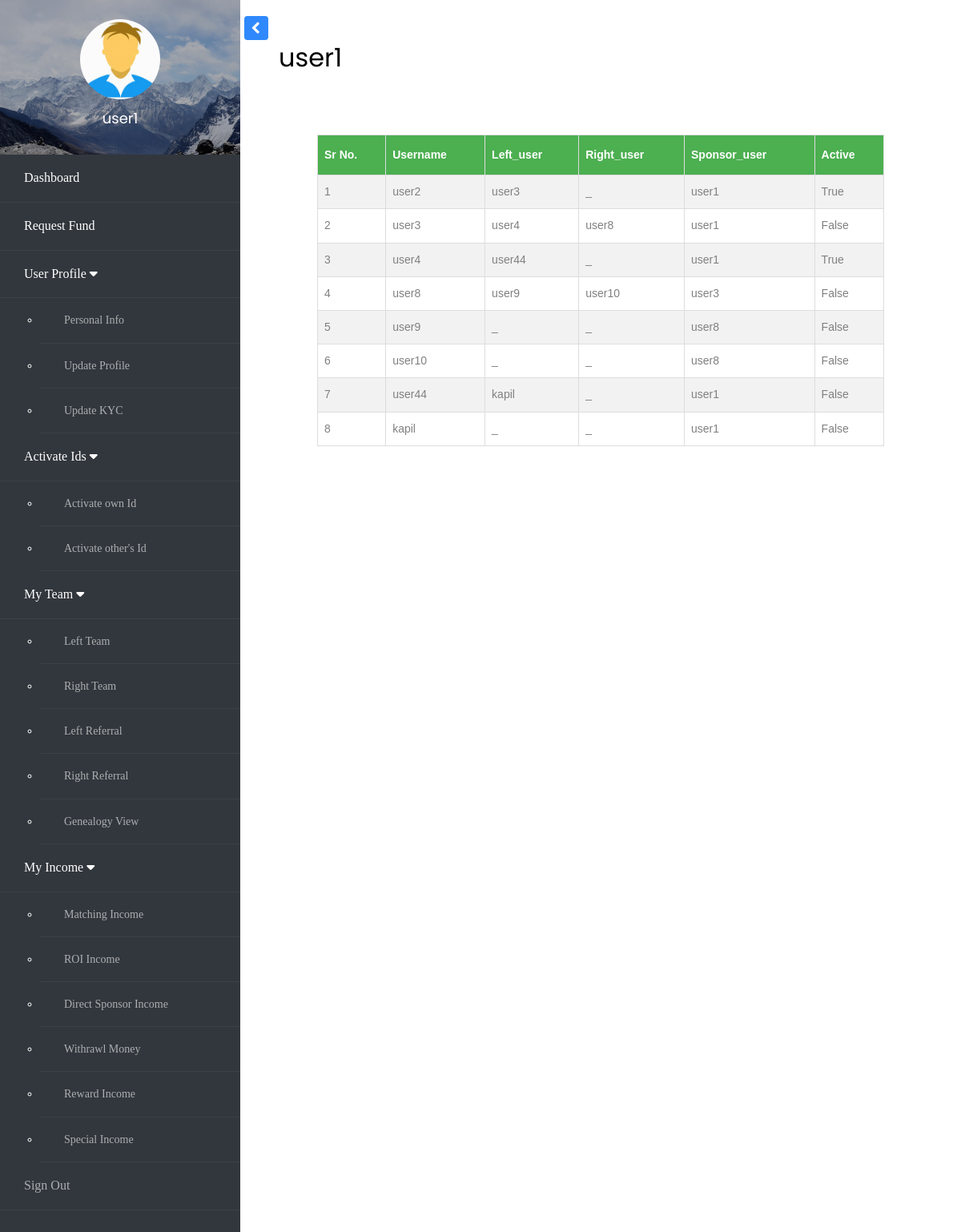
The page /p/leftside_info/ (signed in) on the database as committed earlier.
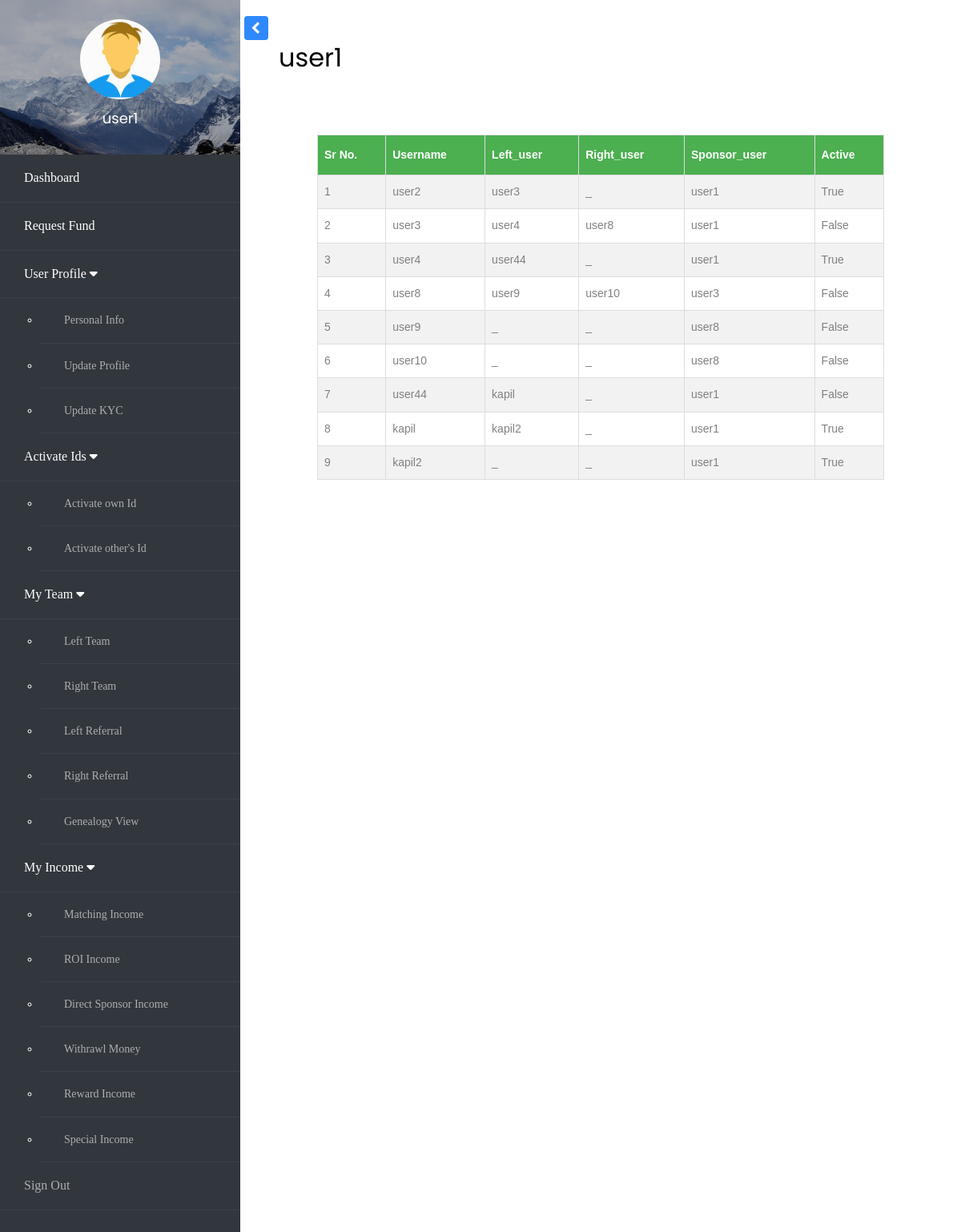
The same page on the database as committed later.
### profile_app/models.py (models this page shows, shortened)
class Tree_View(models.Model):
	user_name = models.CharField(max_length=50,unique=True)
	left = models.CharField(max_length=50,default='null')
	right = models.CharField(max_length=50,default='null')
	left_count = models.IntegerField(default=0)
	right_count = models.IntegerField(default=0)

class Profile(models.Model):
    user = models.OneToOneField(User, on_delete=models.CASCADE)
    phon_no = models.CharField(max_length=12)
    city = models.CharField(max_length=50)
    image = models.ImageField(default="default.jpg", upload_to="profile_pics")
    package = models.IntegerField(default=1000)
    is_active = models.BooleanField(default=False)
    active_amount = models.IntegerField(default=0)
    sponsor_id = models.CharField(max_length=50,default="null")
    side = models.CharField(max_length=5,default = "null")
    '''class Meta:
        verbose_name = _("Profile")
        verbose_name_plural = _("Profiles")
        ordering = ("user",)'''

### profile_app/views.py (the view)
# urls.py: path('leftside_info/',views.leftside_info, name='leftside_info'),
@login_required
def leftside_info(request):
	l = []
	current_user_obj = request.user
	u_name = current_user_obj.username
	profile_obj = Profile.objects.get(user = current_user_obj)
	tree_view_obj = Tree_View.objects.get(user_name=u_name)
	if tree_view_obj.left != "null":
		u_name = tree_view_obj.left
		tree_view_obj = Tree_View.objects.get(user_name=u_name)
		current_user_obj = User.objects.get(username = u_name)
		profile_obj = Profile.objects.get(user = current_user_obj)
		stack = [tree_view_obj]
		l = [[tree_view_obj,profile_obj]]
		while len(stack)>0:
			a = []
			item = stack.pop()
			if item.left != "null":
				name = item.left
				item1 = Tree_View.objects.get(user_name=name)
				current_user_obj = User.objects.get(username=name)
				profile_obj = Profile.objects.get(user=current_user_obj)
				a.append(item1)
				a.append(profile_obj)
				l.append(a)
				a = []
				stack.append(item1)
			if item.right != "null":
				name = item.right
				item2 = Tree_View.objects.get(user_name=name)
				current_user_obj = User.objects.get(username=name)
				profile_obj = Profile.objects.get(user=current_user_obj)
				a.append(item2)
				a.append(profile_obj)
				l.append(a)
				stack.append(item2)
	else:
		pass
	d = {
		'l' : l,
		'null' : "null",
	}
	return render(request,'profile_templates/leftside_info.html',d)

### profile_app/templates/profile_templates/leftside_info.html
{% extends "profile_templates/base.html" %}
  {% block styles %}
    {% load static %}
      <link rel="stylesheet" type="text/css" href="{% static 'profile_static/css/table.css' %}">
    {% endblock %}
   {% block content %}
      <div id="content" class="p-4 p-md-5 pt-5">
        <h2 class="mb-4">{{user.username}}</h2>
        <div id="content" class="p-4 p-md-5 pt-5">
         <table id="customers">
            <tr>
               <th>Sr No.</th>
               <th>Username</th>
               <th>Left_user</th>
               <th>Right_user</th>
               <th>Sponsor_user</th>
               <th>Active</th>
            </tr>
            {% for obj in l %}
            <tr>
            <td>{{forloop.counter}}</td>
          	{% for obj1 in obj %}
          		{% if forloop.first %}
	          		<td>{{obj1.user_name}}</td>
	          		{% if obj1.left == null %}
	          			<td>_</td>
	          		{% else %}
	          			<td>{{obj1.left}}</td>
	          		{% endif %}
	          		{% if obj1.right == null %}
	          			<td>_</td>
	          		{% else %}
	          			<td>{{obj1.right}}</td>
	          		{% endif %}
          		{% else %}
             		<td>{{obj1.sponsor_id}}</td>
          			<td>{{obj1.is_active}}</td>
          		{% endif %}
          	{% endfor %}
        {% endfor %}
         </table>
        </div>
      </div>
 {% endblock content %}

Rows that differ between the two databases and show on the page:
changed Tree_View (number 8 of 9 on the later page): left (not shown) → "kapil2"; no longer shows "_"
changed Profile (number 8 of 9 on the later page): is_active "False" → "True"
added Tree_View: user_name "kapil2", left "_", right "_"
added Profile: sponsor_id "user1", is_active "True"
